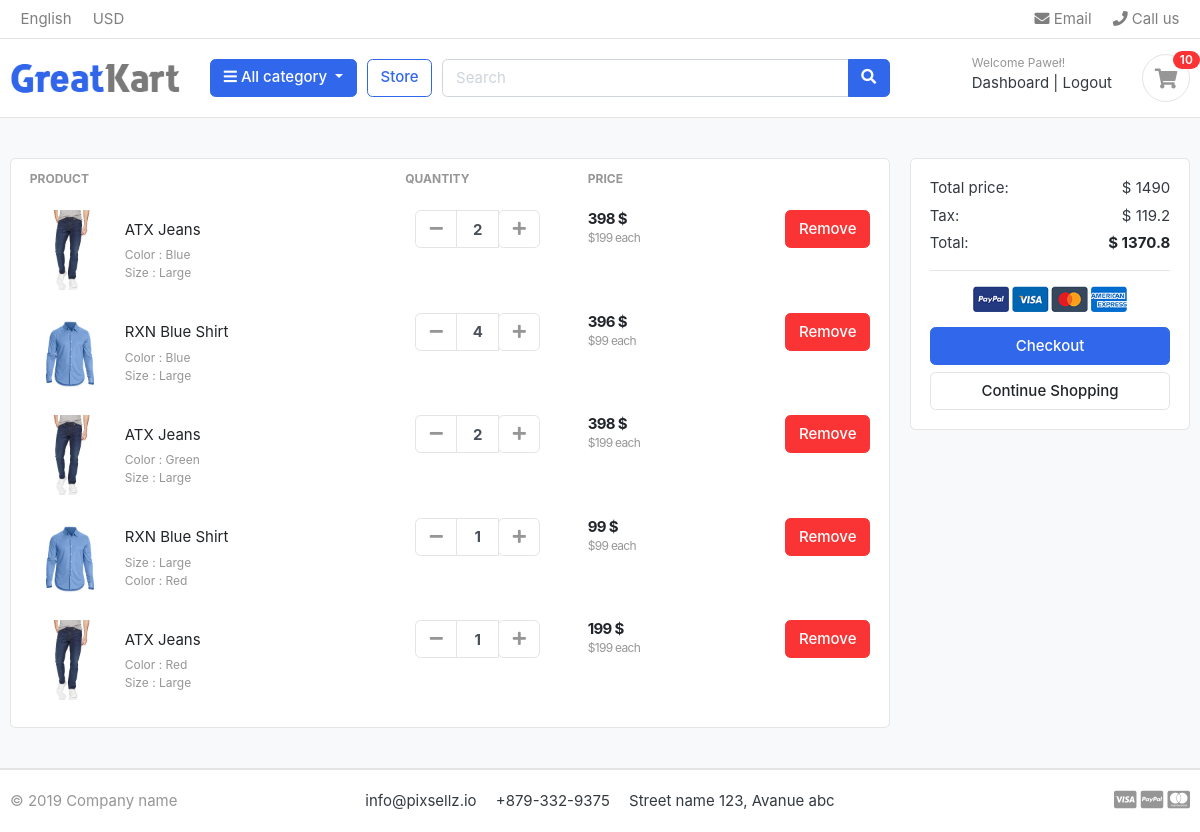
Screenshot of /cart/ (signed in) with the database file from the repository.
### accounts/models.py (models this page shows, shortened)
class Account(AbstractBaseUser):
    first_name = models.CharField(max_length=50)
    last_name = models.CharField(max_length=50)
    username = models.CharField(max_length=50, unique=True)
    email = models.EmailField(max_length=100, unique=True)
    phone_number = models.CharField(max_length=50)
    date_joined = models.DateTimeField(auto_now_add=True)
    last_login = models.DateTimeField(auto_now_add=True)
    is_admin = models.BooleanField(default=False)
    is_staff = models.BooleanField(default=False)
    is_active = models.BooleanField(default=False)
    is_superadmin = models.BooleanField(default=False)
    USERNAME_FIELD = 'email'
    REQUIRED_FIELDS = ['username','first_name','last_name']
    objects = MyAccountManager()

### carts/models.py (models this page shows, shortened)
class CartItem(models.Model):
    user = models.ForeignKey(Account, on_delete=models.CASCADE, null=True)
    product = models.ForeignKey(product, on_delete=models.CASCADE)
    variations = models.ManyToManyField(Variation, blank=True)
    cart = models.ForeignKey(Cart, on_delete=models.CASCADE, null=True)
    quantity = models.IntegerField()
    is_active = models.BooleanField(default = True)
    def sub_total(self):
        return self.product.price * self.quantity

### store/models.py (models this page shows, shortened)
class product(models.Model):
    product_name = models.CharField(max_length=200, unique=True)
    slug = models.SlugField(max_length=200, unique=True)
    description = models.TextField(max_length=500,blank=True)
    price = models.IntegerField()
    images = models.ImageField(upload_to='photos/products')
    stock = models.IntegerField()
    is_available = models.BooleanField(default=True)
    category = models.ForeignKey(Category, on_delete = models.CASCADE)
    created_date = models.DateTimeField(auto_now_add = True)
    modified_date = models.DateTimeField(auto_now = True)
    def get_url(self):
        return reverse('product_detail', args=[self.category.slug,self.slug])

class Variation(models.Model):
    product = models.ForeignKey(product, on_delete=models.CASCADE)
    variation_category = models.CharField(max_length=100, choices=variation_category_choices)
    variation_value = models.CharField(max_length= 100)
    is_active = models.BooleanField(default=True)
    created_date = models.DateTimeField(auto_now=True)
    objects = VariationManager()

### carts/views.py (the view)
# urls.py: path('', views.cart, name='cart'),
def cart(request, total = 0, quantity = 0, cart_items = None):
    try:
        tax = 0
        grand_total = 0
        if request.user.is_authenticated:
            cart_items = CartItem.objects.all().filter(user = request.user)
        else:
            cart = Cart.objects.get(cart_id = _cart_id(request))
            cart_items = CartItem.objects.filter(cart = cart, is_active = True)
        for cart_item in cart_items:
            total += (cart_item.product.price*cart_item.quantity)
            quantity += cart_item.quantity
        tax = (0.08 * total)
        grand_total = total - tax
    except ObjectDoesNotExist :
        pass
    context = {
        'cart_items': cart_items,
        'total': total,
        'quantity': quantity,
        'tax': tax,
        'grand_total': grand_total
    }
    return render(request, 'store/cart.html', context)

### carts/contect_processors.py (called while the page is built)
def counter(request):
    cart_count = 0
    if 'admin' in request.path:
        return ()
    else:
        try:
            cart = Cart.objects.filter(cart_id = _cart_id(request))
            if request.user.is_authenticated:
                cart_item = CartItem.objects.all().filter(user = request.user)
            else:
                cart_item = CartItem.objects.all().filter(cart = cart[:1])
            for cart_items in cart_item:
                cart_count += cart_items.quantity
        except Cart.DoesNotExist:
            cart_count = 0
    return dict(cart_count = cart_count)

### carts/views.py (called while the page is built)
def _cart_id(request):
    cart = request.session.session_key
    if not cart:
        cart = request.session.create()
    return cart

### category/context_processors.py (called while the page is built)
def menu_links(request):
    links = Category.objects.all
    return dict(links = links)

### category/models.py (called while the page is built)
    def get_url(self):
        return reverse('products_by_category', args = [self.slug])

### templates/store/cart.html (shortened to what this page needs)
{% extends 'base.html' %}
{% block content %}
<section class="section-content padding-y bg">
	<div class="container">
{% if quantity > 0 %}
	<div class="row">
		<aside class="col-lg-9">
	<div class="card">
	<table class="table table-borderless table-shopping-cart">
	<thead class="text-muted">
	<tr class="small text-uppercase">
	<th scope="col">Product</th>
	<th scope="col" width="120">Quantity</th>
	<th scope="col" width="120">Price</th>
	<th scope="col" class="text-right" width="200"> </th>
	</tr>
	</thead>
	<tbody>
	{% for cart_items in cart_items %}
	<tr>
		<td>
			<figure class="itemside align-items-center">
				<div class="aside"><img src="{{ cart_items.product.images.url }}" class="img-sm"></div>
				<figcaption class="info">
					<a href="{{ cart_items.product.get_url }}" class="title text-dark">{{ cart_items.product.product_name }}</a>
					<p class="text-muted small">
						{% if cart_items.variations.all %}
							{% for item in cart_items.variations.all %}
								{{ item.variation_category | capfirst }} : {{ item.variation_value }}
								<br>
							{% endfor %}
						{% endif %}
					</p>
				</figcaption>
			</figure>
		</td>
		<td>
						<div class="col">
							<div class="input-group input-spinner">
								<div class="input-group-prepend">
								<a href = "{% url 'remove_cart' cart_items.id %}" class="btn btn-light" type="button" id="button-plus"> <i class="fa fa-minus"></i> </a>
								</div>
								<input type="text" class="form-control"  value="{{ cart_items.quantity }}">
								<div class="input-group-append">
								<form action="{% url 'add_cart' cart_items.product.id %}" method="POST" >
									<button type = "submit" class="btn btn-light" type="button" id="button-minus"> <i class="fa fa-plus"></i> </button>
								</form>
							</div>
							</div>
						</div>
		</td>
		<td>
			<div class="price-wrap">
				<var class="price">{{ cart_items.sub_total }} $</var>
				<small class="text-muted"> ${{ cart_items.product.price }} each </small>
			</div>
		</td>
		<td class="text-right">
		<a href="{% url 'delete_cart' cart_items.id%}" class="btn btn-danger"> Remove </a>
		</td>
	</tr>
	{% endfor %}
	</tbody>
	</table>
	</div>
		</aside>
		<aside class="col-lg-3">
			<div class="card">
			<div class="card-body">
				<dl class="dlist-align">
				<dt>Total price:</dt>
				<dd class="text-right">$ {{ total }} </dd>
				</dl>
				<dl class="dlist-align">
				<dt>Tax:</dt>
				<dd class="text-right"> $ {{tax}} </dd>
				</dl>
				<dl class="dlist-align">
				<dt>Total:</dt>
				<dd class="text-right text-dark b"><strong>$ {{grand_total}}</strong></dd>
				</dl>
				<hr>
				<p class="text-center mb-3">
					<img src="./images/misc/payments.png" height="26">
				</p>
				<a href="{% url 'checkout' %}" class="btn btn-primary btn-block"> Checkout </a>
				<a href="{% url 'store' %}" class="btn btn-light btn-block">Continue Shopping</a>
			</div>
			</div>
	</aside>
	</div>
{% else %}
	<h2 class = 'text-center'>Your cart is empty!</h2>
	<br>
	<div class="text-center">
		<a class = "btn btn-primary" href="{% url 'store' %}">Continue Shopping</a>
	</div>
{% endif %}
</div>
</section>
{% endblock %}

### templates/includes/navbar.html (shortened to what this page needs)
{% load static %}
<header class="section-header">
    <nav class="navbar p-md-0 navbar-expand-sm navbar-light border-bottom">
    <div class="container">
      <div class="collapse navbar-collapse" id="navbarTop4">
        <ul class="navbar-nav mr-auto">
            <li class="nav-item dropdown">
                 <a href="#" class="nav-link">   English </a>
            </li>
            <li class="nav-item dropdown">
                <a href="#" class="nav-link"> USD </a>
            </li>
        </ul>
        <ul class="navbar-nav">
            <li><a href="#" class="nav-link"> <i class="fa fa-envelope"></i> Email </a></li>
            <li><a href="#" class="nav-link"> <i class="fa fa-phone"></i> Call us </a></li>
        </ul>
      </div>
    </div>
    </nav>
    <section class="header-main border-bottom">
        <div class="container">
    <div class="row align-items-center">
        <div class="col-lg-2 col-md-3 col-6">
            <a href="{% url 'home' %}" class="brand-wrap">
                <img class="logo" src="{% static './images/logo.png' %}">
            </a>
        </div>
        <div class="col-lg col-sm col-md col-6 flex-grow-0">
            <div class="category-wrap dropdown d-inline-block float-right">
                <button type="button" class="btn btn-primary dropdown-toggle" data-toggle="dropdown">
                    <i class="fa fa-bars"></i> All category
                </button>
            </div>
        </div>
        <a href="{% url 'store'  %}" class="btn btn-outline-primary">Store</a>
        <div class="col-lg  col-md-6 col-sm-12 col">
            <form action="{% url 'search' %}" class="search">
                <div class="input-group w-100">
                    <input type="text" class="form-control" style="width:60%;" placeholder="Search" name = "keyword">
                    <div class="input-group-append">
                      <button class="btn btn-primary" type="submit">
                        <i class="fa fa-search"></i>
                      </button>
                    </div>
                </div>
            </form>
        </div>
        <div class="col-lg-3 col-sm-6 col-8 order-2 order-lg-3">
                    <div class="d-flex justify-content-end mb-3 mb-lg-0">
                        {% if user.id is None %}
                        <div class="widget-header">
                            <small class="title text-muted">Welcome guest!</small>
                            <div>
                                <a href="{% url 'login' %}">Sign in</a> <span class="dark-transp"> | </span>
                                <a href="{% url 'register' %}"> Register</a>
                            </div>
                        </div>
                        {% else %}
                        <div class="widget-header">
                            <small class="title text-muted">Welcome {{user.first_name}}!</small>
                            <div>
                                <a href="{% url 'dashboard' %}">Dashboard</a> <span class="dark-transp"> | </span>
                                <a href="{% url 'logout' %}"> Logout </a>
                            </div>
                        </div>
                        {% endif %}
                        <a href="{% url 'cart' %}" class="widget-header pl-3 ml-3">
                            <div class="icon icon-sm rounded-circle border"><i class="fa fa-shopping-cart"></i></div>
                            <span class="badge badge-pill badge-danger notify">{{ cart_count }}</span>
                        </a>
                    </div>
                </div>
    </div>
        </div>
    </section>
    </header>

### static/css/ui.css (style rules this page uses)
html { font-family: "Inter", sans-serif; font-size: 15px; }
.price-wrap { letter-spacing: -0.7px; }
.icon-xs, .icon-sm, .icon-md, .icon-lg { display: inline-block; text-align: center; flex-shrink: 0; flex-grow: 0; }
.icon-sm { width: 48px; height: 48px; line-height: 48px !important; font-size: 20px; }
.img-xs, .img-sm, .img-md, .img-lg { -o-object-fit: cover; object-fit: cover; flex-shrink: 0; flex-grow: 0; }
.img-sm { width: 80px; height: 80px; }
.padding-y { padding-top: 40px; padding-bottom: 40px; }
var { font-style: normal; }
figure { margin-bottom: 0; }
.bg { background-color: #f8f9fa; }
.b { font-weight: 600; }
p:last-child { margin-bottom: 0; }
.header-main { position: relative; padding-top: 1rem; padding-bottom: 1rem; }
.brand-wrap .logo, .navbar-brand .logo { margin-right: 7px; max-height: 42px; display: inline-block; }
.widget-header { display: inline-block; vertical-align: middle; position: relative; }
.widget-header a { color: #343a40; }
.widget-header i { color: #969696; }
.widget-header .title { display: block; }
.widget-header .notify { position: absolute; top: -3px; right: -10px; }
.btn-light { background-color: #fff; border-color: #e4e4e4; }
.btn-light i { color: #969696; }
.itemside { position: relative; display: flex; width: 100%; }
.itemside .aside { position: relative; flex-shrink: 0; }
.itemside .info { padding-left: 15px; padding-right: 7px; }
.itemside p { margin-bottom: 0; }
.itemside .title { display: block; margin-bottom: 5px; color: #212529; }
[class*=dlist-] { margin-bottom: 5px; }
[class*=dlist-] dd { margin-bottom: 0; }
.dlist-align { display: flex; }
.dlist-align dt { width: 150px; word-wrap: break-word; font-weight: normal; }
.dlist-align dd { flex-grow: 1; }
.notify { position: absolute; top: -4px; right: -10px; display: inline-block; padding: 0.25em 0.6em; font-size: 12px; line-height: 1; text-align: center; border-radius: 3rem; color: #fff; background-color: #fa3434; }
.price { font-weight: 600; color: #212529; }
.input-spinner { width: 125px; flex-wrap: nowrap; display: inline-flex; vertical-align: middle; }
.input-spinner input.form-control { text-align: center; max-width: 46px; font-weight: bold; flex-basis: 46px; border-color: #e4e4e4; flex-grow: 0; }
.input-spinner .btn { width: 42px; text-align: center; padding-left: 0.5rem; padding-right: 0.5rem; }
.table-shopping-cart.table td, .table-shopping-cart.table th { padding-left: 1.25rem; padding-right: 1.25rem; }
.table-shopping-cart .price-wrap { line-height: 1.2; }
.table-shopping-cart .price { font-weight: bold; margin-right: 5px; display: block; }

### rows the page displays
Account: first_name "Paweł"
CartItem: product.images (picture), product.product_name "ATX Jeans", quantity "2", sub_total "398", product.price "199"
Variation: variation_category "Color", variation_value "Blue"
Variation: variation_category "Size", variation_value "Large"
CartItem: product.images (picture), product.product_name "RXN Blue Shirt", quantity "4", sub_total "396", product.price "99"
Variation: variation_category "Color", variation_value "Blue"
Variation: variation_category "Size", variation_value "Large"
CartItem: product.images (picture), product.product_name "ATX Jeans", quantity "2", sub_total "398", product.price "199"
Variation: variation_category "Color", variation_value "Green"
CartItem: product.images (picture), product.product_name "RXN Blue Shirt", quantity "1", sub_total "99", product.price "99"
Variation: variation_category "Color", variation_value "Red"
CartItem: product.images (picture), product.product_name "ATX Jeans", quantity "1", sub_total "199", product.price "199"
Variation: variation_category "Color", variation_value "Red"

### other values shown
{{ cart_count }} "10"
{{ total }} "1490"
{{ tax }} "119.2"
{{ grand_total }} "1370.8"
